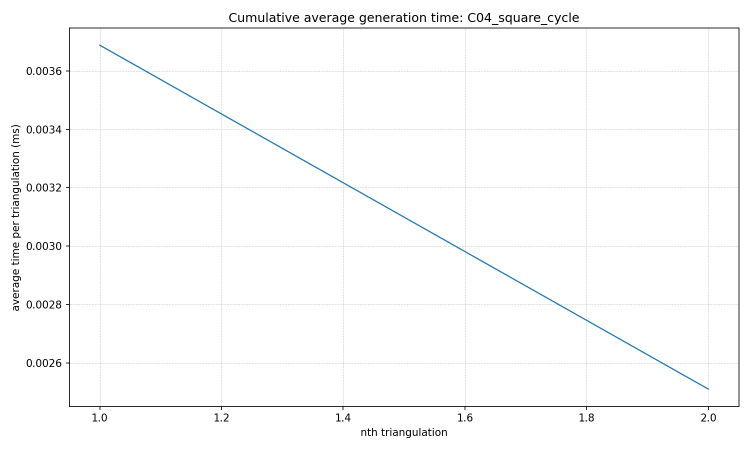
#> input picture averageTimeGraph/graphs/C04_square_cycle.png, 1500 x 900 px (shown at 1/2 size); its folder holds only this picture in this run
$ python a.py
#> lines starting #> are read from the running program, lines starting #| are printed output that depends on the picture
import os
from PIL import Image, ImageOps

def compile_8_graphs_to_grid(output_pdf_name="compiled_8_grid_report.pdf"):
#> called with output_pdf_name = 'compiled_8_grid_report.pdf'
    valid_extensions = ('.png', '.jpg', '.jpeg', '.bmp', '.tiff')

    image_files = sorted([
        f for f in os.listdir('.')
        if f.lower().endswith(valid_extensions)
    ])

    if not image_files:
        print("No images found in the current folder!")
        return

    print(f"Found {len(image_files)} images. Compiling 8 per page (2x4 grid)...")

    # Standard A4 Canvas Size scaled up to 300 DPI for maximum sharpness
    page_width, page_height = 2480, 3508

    # Grid spacing configurations for 4 rows
    margin_x = 80
    margin_y = 90
    gap_x = 60
    gap_y = 50  # Tightened slightly to accommodate the 4th row comfortably

    # Calculate exact slot allocations for a 2x4 layout
    available_width = (page_width - (2 * margin_x) - gap_x) // 2
    available_height = (page_height - (2 * margin_y) - (3 * gap_y)) // 4

    pages = []
    current_page_images = []

    for img_path in image_files:
        try:
            with Image.open(img_path) as img:
#> img is the input picture: PIL image 1500x900 RGBA; mean R, G, B, A 251.1, 251.3, 251.4, 255
                img_rgb = img.convert('RGB')

                # Resize keeping aspect ratio sharp using LANCZOS
                img_rgb.thumbnail((available_width, available_height), Image.Resampling.LANCZOS)
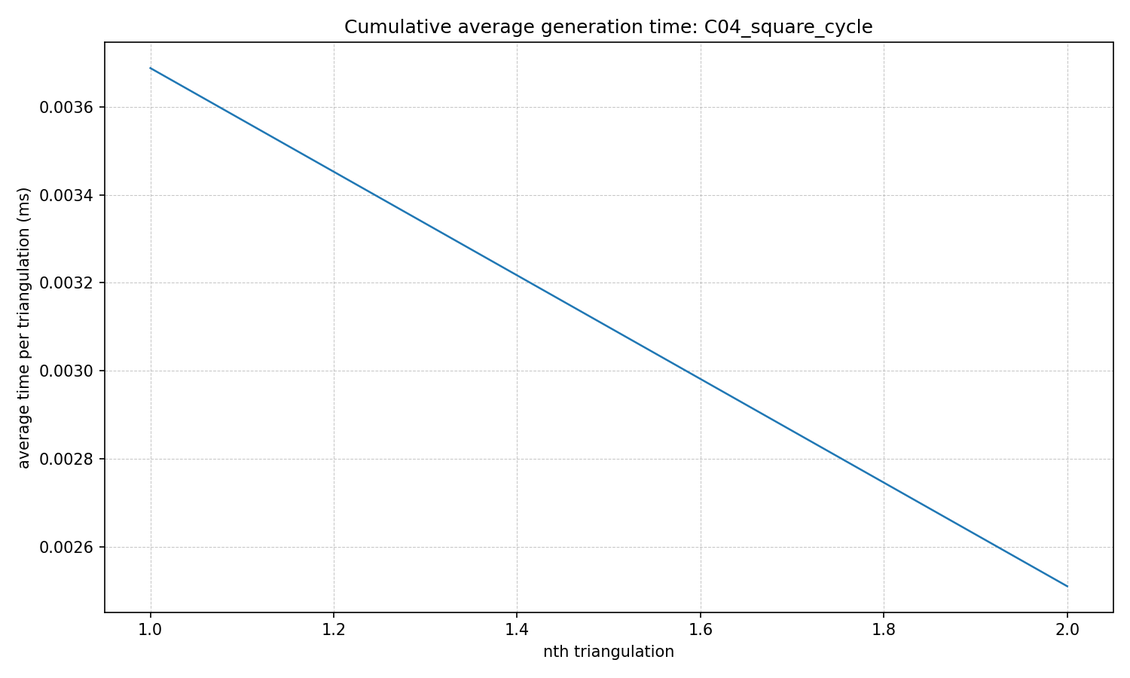
#> img_rgb: PIL image 1130x678 RGB; mean R, G, B 250.8, 251, 251.2

                # Elegant crisp border
                img_bordered = ImageOps.expand(img_rgb, border=3, fill='#E8E8E8')
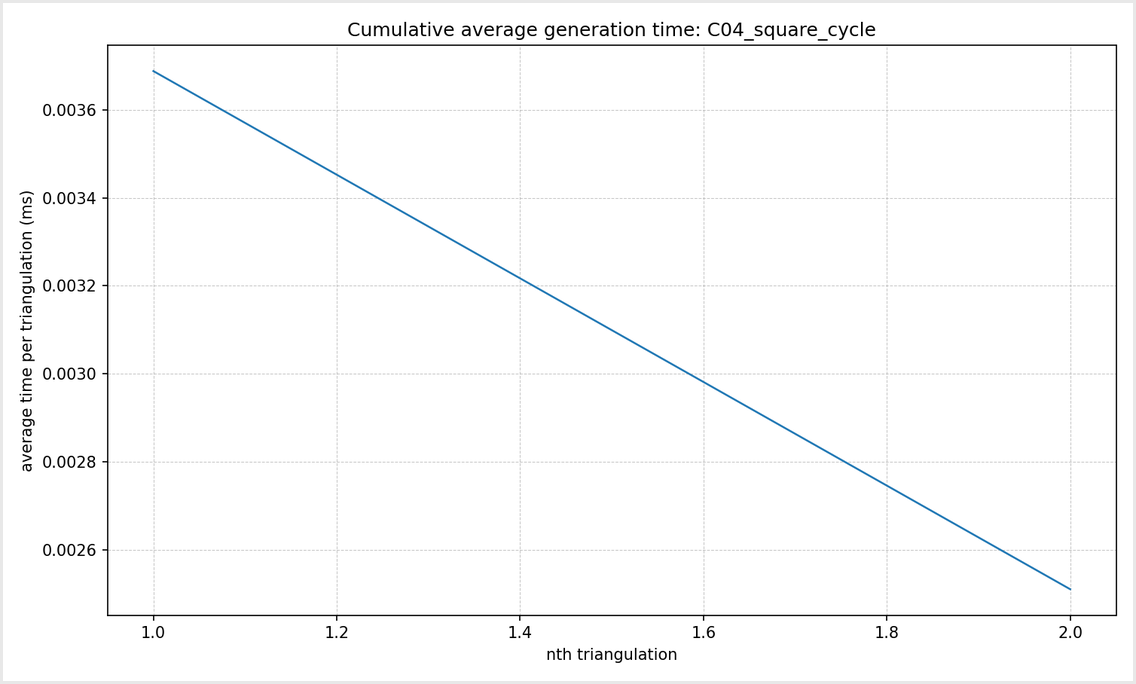
#> img_bordered: PIL image 1136x684 RGB; mean R, G, B 250.5, 250.8, 250.9

                current_page_images.append(img_bordered)

            if len(current_page_images) == 8:
                pages.append(create_8_plot_page(current_page_images, page_width, page_height, margin_x, margin_y, gap_x, gap_y, available_width, available_height))
                current_page_images = []

        except Exception as e:
            print(f"Skipping image {img_path}: {e}")

    # Handle leftover images on the final page
    if current_page_images:
        pages.append(create_8_plot_page(current_page_images, page_width, page_height, margin_x, margin_y, gap_x, gap_y, available_width, available_height))

    # Save with explicit high DPI parameters
    if pages:
        pages[0].save(
            output_pdf_name,
            save_all=True,
            append_images=pages[1:],
            dpi=(300, 300)
        )
        print(f"Success! Created 8-pack grid document: '{output_pdf_name}'")
    else:
        print("No pages could be generated.")

def create_8_plot_page(images, width, height, mx, my, gx, gy, slot_w, slot_h):
#> called with width = 2480, height = 3508, mx = 80, my = 90, gx = 60, gy = 50, slot_w = 1130, slot_h = 794
    canvas = Image.new('RGB', (width, height), 'white')
#> canvas: PIL image 2480x3508 RGB; every value is 255

    # Define the 8 coordinates for a 2x4 layout (Left column, Right column for 4 rows)
    positions = [
        # Row 1
        (mx, my), (mx + slot_w + gx, my),
        # Row 2
        (mx, my + slot_h + gy), (mx + slot_w + gx, my + slot_h + gy),
        # Row 3
        (mx, my + 2*(slot_h + gy)), (mx + slot_w + gx, my + 2*(slot_h + gy)),
        # Row 4
        (mx, my + 3*(slot_h + gy)), (mx + slot_w + gx, my + 3*(slot_h + gy))
    ]

    for img, pos in zip(images, positions):
        # Center image within its specific grid slot allocation
        x_offset = pos[0] + (slot_w - img.width) // 2
        y_offset = pos[1] + (slot_h - img.height) // 2
        canvas.paste(img, (x_offset, y_offset))
#> this loop made 1 pass
#> (pos, x_offset, y_offset) on pass 1: ((80, 90), 77, 145)
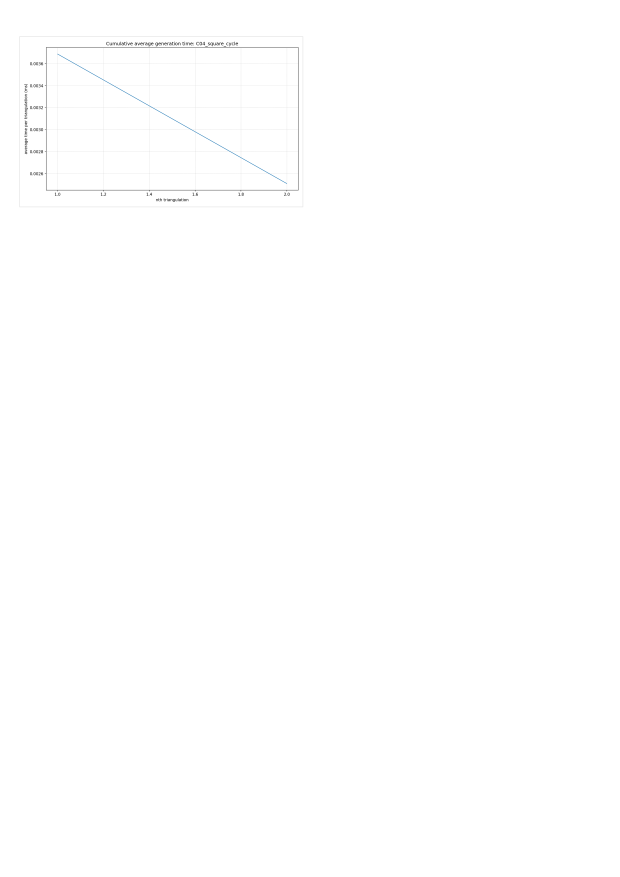
#> canvas: PIL image 2480x3508 RGB (shown at 1/4 size); mean R, G, B 254.6, 254.6, 254.6

    return canvas

if __name__ == "__main__":
    compile_8_graphs_to_grid()

$ run again, on averageTimeGraph/graphs/C08_octagon_cycle.png
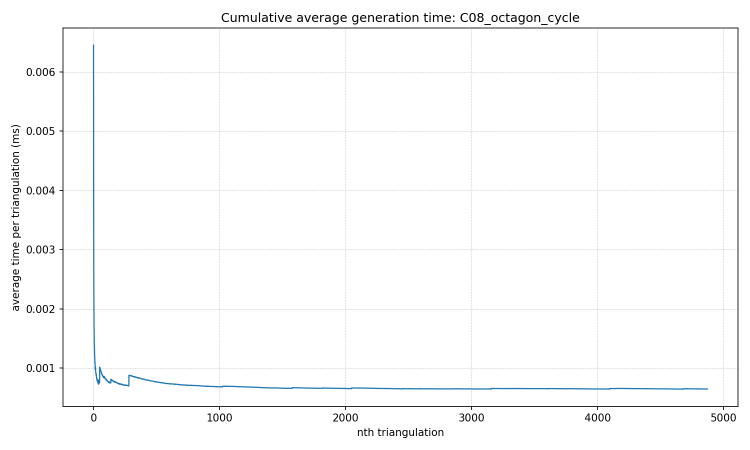
#> input picture averageTimeGraph/graphs/C08_octagon_cycle.png, 1500 x 900 px (shown at 1/2 size)
#> in compile_8_graphs_to_grid, img is the input picture: PIL image 1500x900 RGBA; mean R, G, B, A 250.7, 251.1, 251.3, 255
#> in compile_8_graphs_to_grid, `img_bordered = ImageOps.expand(img_rgb, border=3, fill='#E8E8E8')`:
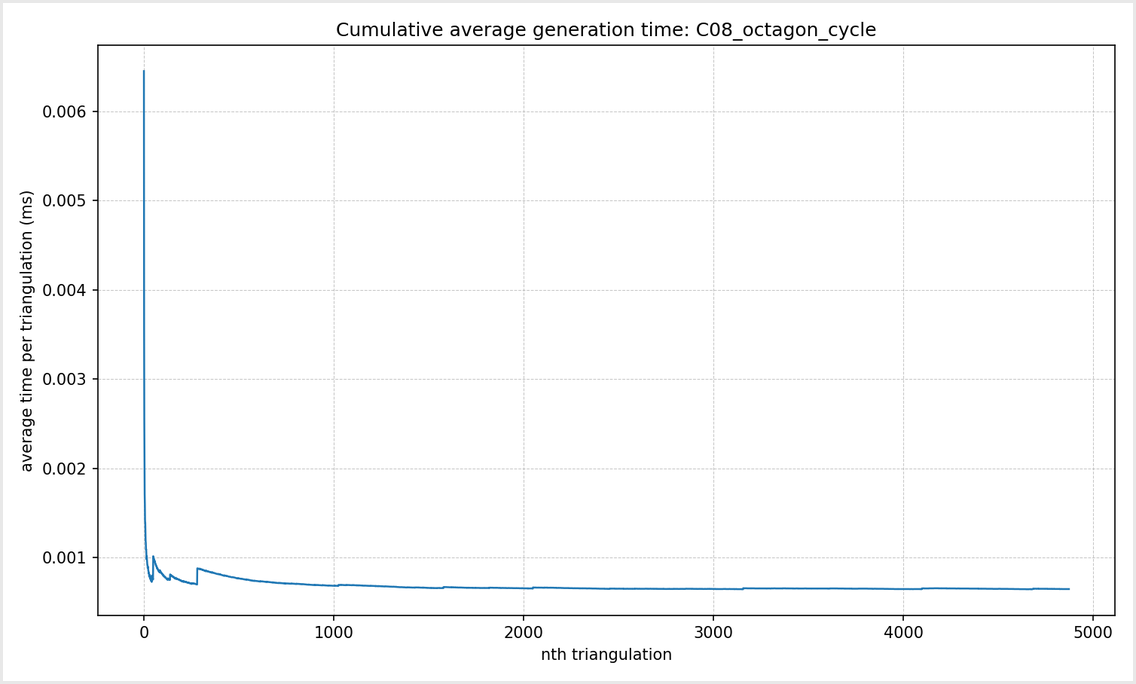
#> img_bordered: PIL image 1136x684 RGB; mean R, G, B 250.2, 250.5, 250.8
#> the loop in create_8_plot_page, `for img, pos in zip(images, positions):` made 1 pass
#> (pos, x_offset, y_offset) on pass 1: ((80, 90), 77, 145)
#> after the loop in create_8_plot_page, `for img, pos in zip(images, positions):`:
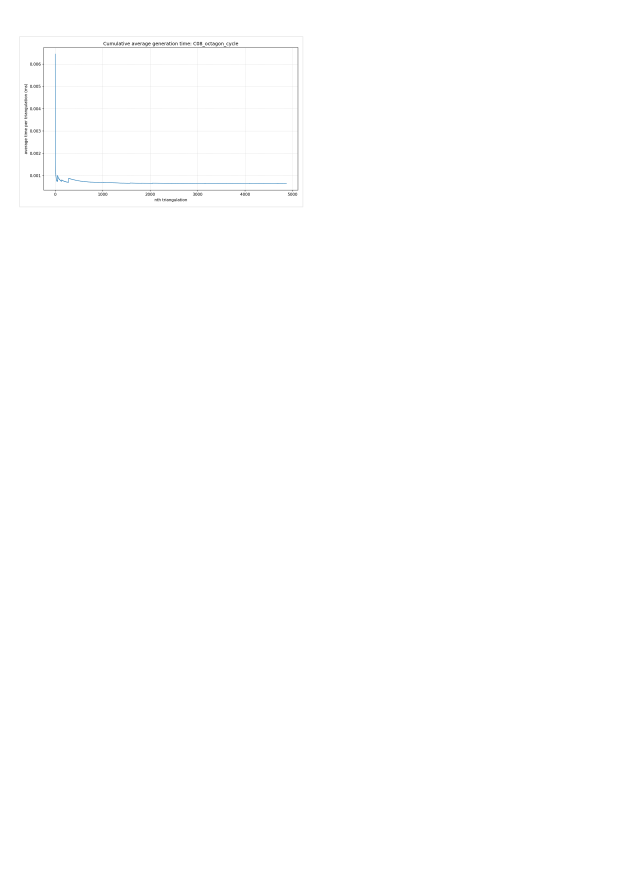
#> canvas: PIL image 2480x3508 RGB (shown at 1/4 size); mean R, G, B 254.6, 254.6, 254.6

$ run again, on averageTimeGraph/graphs/C05_pentagon_cycle.png
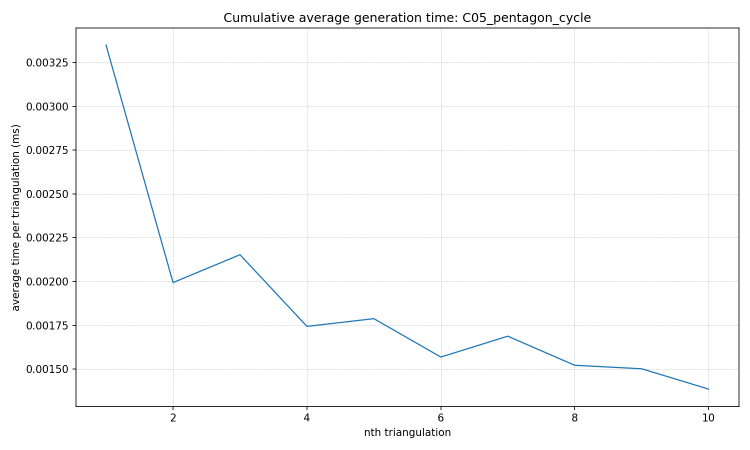
#> input picture averageTimeGraph/graphs/C05_pentagon_cycle.png, 1500 x 900 px (shown at 1/2 size)
#> in compile_8_graphs_to_grid, img is the input picture: PIL image 1500x900 RGBA; mean R, G, B, A 250.7, 251, 251.2, 255
#> in compile_8_graphs_to_grid, `img_bordered = ImageOps.expand(img_rgb, border=3, fill='#E8E8E8')`:
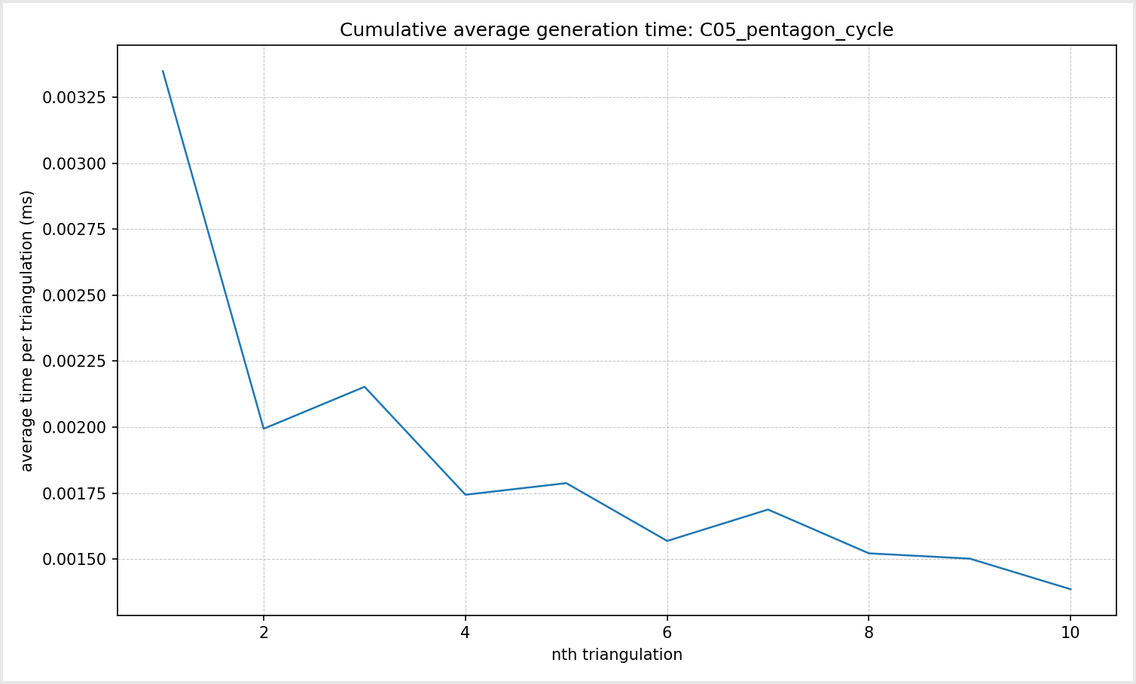
#> img_bordered: PIL image 1136x684 RGB; mean R, G, B 250.2, 250.5, 250.7
#> the loop in create_8_plot_page, `for img, pos in zip(images, positions):` made 1 pass
#> (pos, x_offset, y_offset) on pass 1: ((80, 90), 77, 145)
#> after the loop in create_8_plot_page, `for img, pos in zip(images, positions):`:
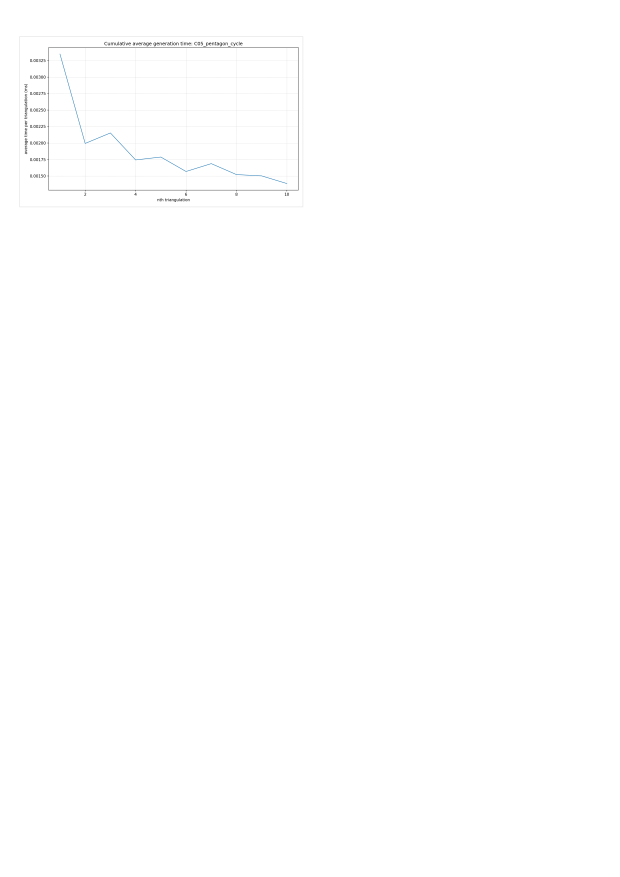
#> canvas: PIL image 2480x3508 RGB (shown at 1/4 size); mean R, G, B 254.6, 254.6, 254.6
